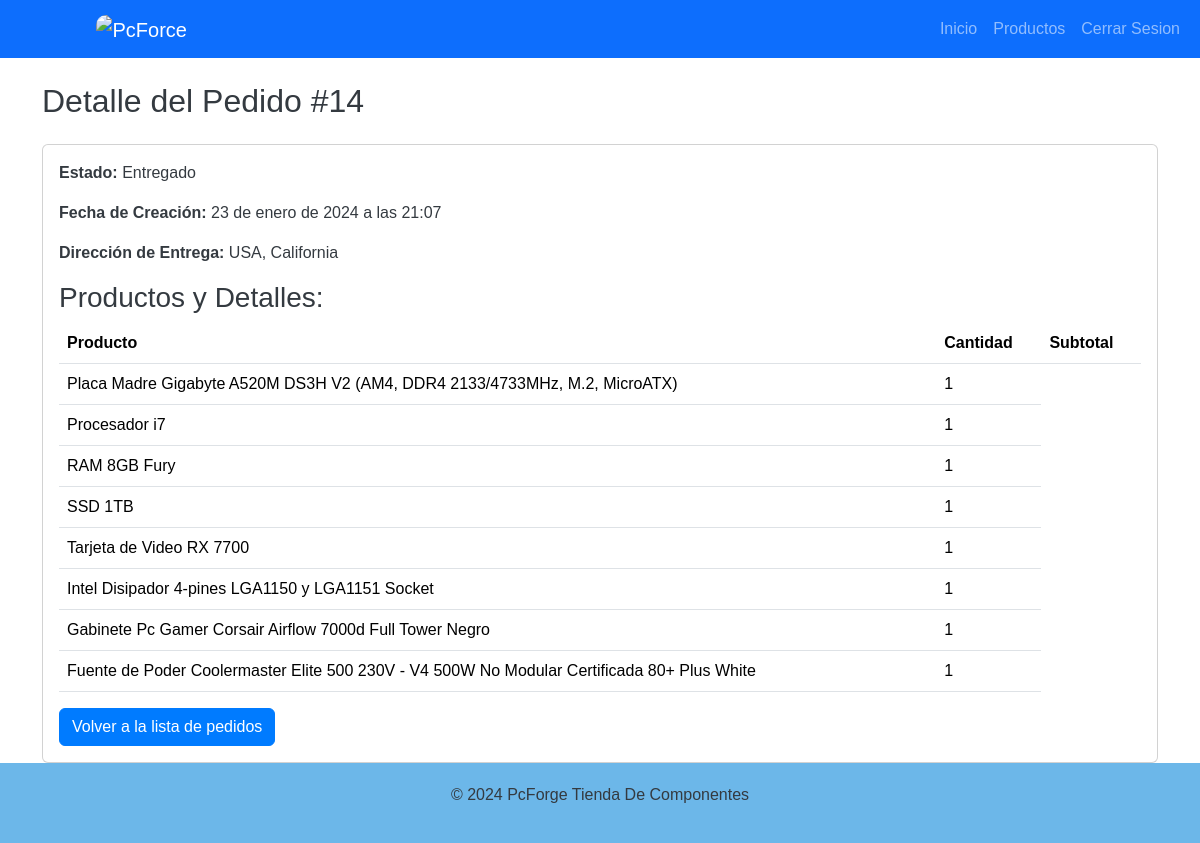
/detalle-pedido/14/ (signed in), run on the app's committed database.
### app/models.py (models this page shows, shortened)
class Pedido(models.Model):
    ESTADOS_PEDIDO = [
        ('preparacion', 'En preparación'),
        ('ensamblaje', 'En Ensamblaje'),
        ('en_camino', 'En camino'),
        ('entregado', 'Entregado'),
    ]
    cliente = models.ForeignKey(User, on_delete=models.CASCADE)
    vendedor = models.ForeignKey(User, on_delete=models.SET_NULL, null=True, blank=True, related_name='pedidos_vendedor')
    estado = models.CharField(max_length=20, choices=ESTADOS_PEDIDO, default='preparacion')
    fecha_creacion = models.DateTimeField(auto_now_add=True)
    fecha_modificacion = models.DateTimeField(auto_now=True)
    boleta = models.ForeignKey(Boleta, on_delete=models.CASCADE)
    direccion_entrega = models.CharField(max_length=255, blank=True, null=True)

class DetallePedido(models.Model):
    pedido = models.ForeignKey(Pedido, on_delete=models.CASCADE)
    producto = models.ForeignKey(Producto, on_delete=models.CASCADE)
    cantidad = models.PositiveIntegerField()

class Producto(models.Model):
    nombre = models.CharField(max_length=255)
    descripcion = models.TextField()
    precio = models.IntegerField()
    nuevo = models.BooleanField()
    stock = models.IntegerField()
    marca = models.ForeignKey(Marca, on_delete=models.PROTECT)
    fecha_fabricacion = models.DateField(null=True, blank=True)
    categoria = models.ForeignKey(Categoria, on_delete=models.PROTECT)
    imagen = models.ImageField(upload_to="productos", null=True, blank=True)
    version = models.ForeignKey(Version, on_delete=models.PROTECT)
    activo = models.BooleanField(default=True)
    tarro = models.ForeignKey(Tarro, on_delete=models.SET_NULL, null=True, blank=True)

### app/views.py (the view)
# urls.py: path('detalle-pedido/<int:pedido_id>/', detalle_pedido, name='detalle_pedido'),
def detalle_pedido(request, pedido_id):
    pedido = get_object_or_404(Pedido, id=pedido_id, cliente=request.user)
    context = {'pedido': pedido}
    return render(request, 'app/detalle_pedido.html', context)

### app/templates/app/detalle_pedido.html
{% extends 'app/base.html' %}
{% block contenido %}
    <div class="container mt-4">
        <h2 class="mb-4">Detalle del Pedido #{{ pedido.id }}</h2>
        <div class="card">
            <div class="card-body">
                <p><strong>Estado:</strong> {{ pedido.get_estado_display }}</p>
                <p><strong>Fecha de Creación:</strong> {{ pedido.fecha_creacion }}</p>
                <p><strong>Dirección de Entrega:</strong> {{ pedido.direccion_entrega }}</p>
                <h3 class="mt-3">Productos y Detalles:</h3>
                <table class="table">
                    <thead>
                        <tr>
                            <th scope="col">Producto</th>
                            <th scope="col">Cantidad</th>
                            <th scope="col">Subtotal</th>
                        </tr>
                    </thead>
                    <tbody>
                        {% for detalle in pedido.detallepedido_set.all %}
                            <tr>
                                <td>{{ detalle.producto.nombre }}</td>
                                <td>{{ detalle.cantidad }}</td>
                            </tr>
                        {% endfor %}
                    </tbody>
                </table>
                <a href="{% url 'ver_pedidos' %}" class="btn btn-primary">Volver a la lista de pedidos</a>
            </div>
        </div>
    </div>
{% endblock %}

### app/static/app/css/style.css (style rules this page uses)
body { background-image: url(../img/foto_porta.jpg); color: #343a40; font-family: 'Arial', sans-serif; }
.display-4, .lead, h3, h5, p { color: #343a40; }
.btn-primary { background-color: #007bff; border-color: #007bff; }

### data on the page
Pedido: id "14", estado "Entregado", fecha_creacion "23 de enero de 2024 a las 21:07", direccion_entrega "USA, California"
DetallePedido: producto.nombre "Placa Madre Gigabyte A520M DS3H V2 (AM4, DDR4 2133/4733MHz, M.2, MicroATX)", cantidad "1"
DetallePedido: producto.nombre "Procesador i7", cantidad "1"
DetallePedido: producto.nombre "RAM 8GB Fury", cantidad "1"
DetallePedido: producto.nombre "SSD 1TB", cantidad "1"
DetallePedido: producto.nombre "Tarjeta de Video RX 7700", cantidad "1"
DetallePedido: producto.nombre "Intel Disipador 4-pines LGA1150 y LGA1151 Socket", cantidad "1"
DetallePedido: producto.nombre "Gabinete Pc Gamer Corsair Airflow 7000d Full Tower Negro", cantidad "1"
DetallePedido: producto.nombre "Fuente de Poder Coolermaster Elite 500 230V - V4 500W No Modular Certificada 80+ Plus White", cantidad "1"
